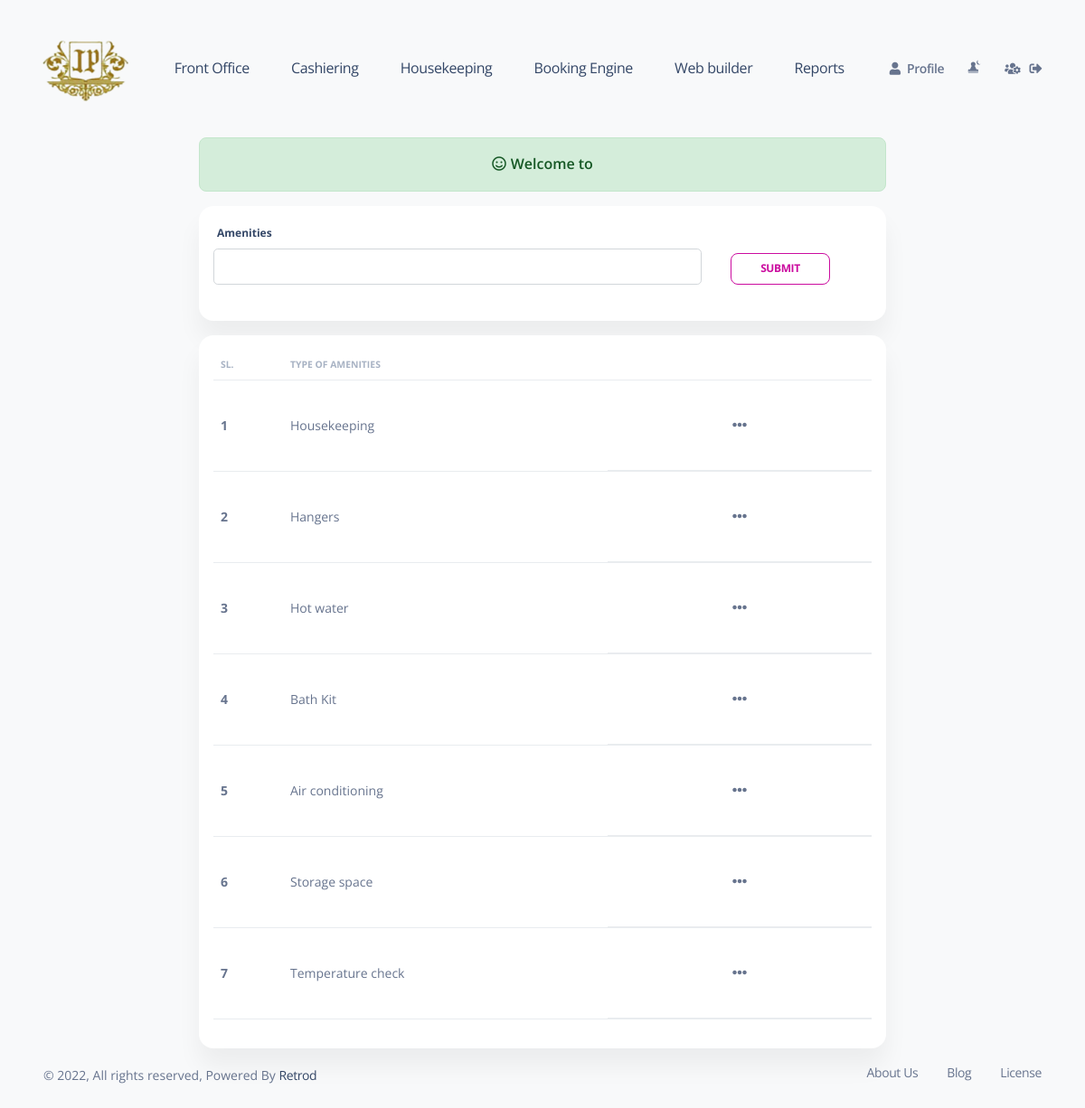
The page /amenities.php (signed in) on the database its author committed.
### tables this page shows
CREATE TABLE `amenities` (
  `id` int(11) NOT NULL,
  `hotelId` varchar(11) NOT NULL,
  `title` varchar(250) NOT NULL,
  `deleteRec` int(11) NOT NULL DEFAULT 1,
  `add_on` timestamp NOT NULL DEFAULT current_timestamp()
);

### amenities.php (the view, shortened to what this page needs)
<?php
include (SERVER_INCLUDE_PATH.'db.php');
include (SERVER_INCLUDE_PATH.'function.php');
    $title = '';
?>
<!DOCTYPE html>
<html lang="en">
<head>
<?php include(FO_SERVER_SCREEN_PATH.'link.php') ?>
</head>
<body class="g-sidenav-show  bg-gray-100">
  <main class="main-content position-relative max-height-vh-100 h-100 border-radius-lg ">
    <?php include(FO_SERVER_SCREEN_PATH.'navbar.php') ?>
        <div class="container-fluid py-4" id="manage_room">
            <div class="row">
                <div class="col-12">
                    <div class="multisteps-form">
                        <div class="row">
                            <div class="col-12 col-lg-8 m-auto">
                            <?php echo SuccessMsg(); echo ErrorMsg() ?>
                            <div class="card mb-3 p-3">
                                <form method="POST" id="amenitiesForm">
                                    <div class="row mb-4" style="align-items: flex-end;">
                                        <div class="form_group col-md-9">
                                            <label for="amenities2">Amenities</label>
                                            <input class="form-control" type="text" name="amenities" id="amenities2" value="<?php echo $title ?>">
                                        </div>
                                        <div class="form_group col-md-3">
                                            <input class="form_control btn btn-outline-primary btn-sm mb-0" type="submit" name="submit" value="Submit">
                                        </div>
                                    </div>
                                </form>
                            </div>
                            <div class="card p-3">
                                <div class="table table-responsive">
                                    <table class="table align-items-center mb-0">
                                        <tr>
                                            <th class="text-uppercase text-secondary text-xxs font-weight-bolder opacity-7">Sl.</th>
                                            <th class="text-uppercase text-secondary text-xxs font-weight-bolder opacity-7">Type of Amenities</th>
                                            <th class="text-uppercase text-secondary text-xxs font-weight-bolder opacity-7"></th>
                                        </tr>
                                        <?php
                                            $si = 0;
                                            $sql = mysqli_query($conDB, "select * from amenities where hotelId = '$hotelId' and deleteRec = '1'");
                                            if(mysqli_num_rows($sql) > 0){
                                                while($row = mysqli_fetch_assoc($sql)){
                                                    $si ++ ;
                                                    $id = $row['id'];
                                                    $delete = "<a class='tableIcon delete bg-gradient-danger' href='amenities.php?delete=$id' data-bs-toggle='tooltip' data-bs-placement='top' data-bs-original-title='Delete'><i class='far fa-trash-alt'></i></a>";
                                                    $update = "<a class='tableIcon update bg-gradient-info' href='amenities.php?update=$id' style='margin-right:10px' data-bs-toggle='tooltip' data-bs-placement='top' data-bs-original-title='Edit'><i class='far fa-edit'></i></a>";
                                                    echo "
                                                    <tr>
                                                        <td class='mb-0 text-sm'><b>$si</b></td>
                                                        <td class='mb-0 text-sm'>{$row['title']}</td>
                                                        <td style='display: flex;justify-content: end; align-items: center;'>
                                                        <div class='tableCenter'>
                                                            <span class='tableHide'><i class='fas fa-ellipsis-h'></i></span>
                                                            <span class='tableHoverShow'>
                                                            $update
                                                                $delete
                                                            </span>
                                                        </div>
                                                        </td>
                                                    </tr>
                                                    ";
                                                }
                                            }
                                        ?>
                                    </table>
                                </div>
                            </div>
                            </div>
                        </div>
                    </div>
                </div>
            </div>
            <?php include(FO_SERVER_SCREEN_PATH.'footer.php') ?>
        </div>
  </main>
</body>
</html>

### css/style.css (style rules this page uses)
body { height: 100vh; }
* { caret-color: rgba(0, 0, 0, 0); }
label { -webkit-user-select: none; -moz-user-select: none; -ms-user-select: none; user-select: none; }
input { caret-color: #1a1a1a; }
body { overflow-x: hidden; }
table td { transition: 0.3s ease-in-out; }
table tr .tableCenter { width: 100%; min-width: 100px; display: flex; justify-content: center; align-items: center; }
table tr .tableHide { display: block; }
#manage_room td { height: 100px; }
.col-12 { position: relative; }

### rows shown on the page
amenities: title "Housekeeping"
amenities: title "Hangers"
amenities: title "Hot water"
amenities: title "Bath Kit"
amenities: title "Air conditioning"
amenities: title "Storage space"
amenities: title "Temperature check"

### other values the page prints
SuccessMsg() "Welcome to"
